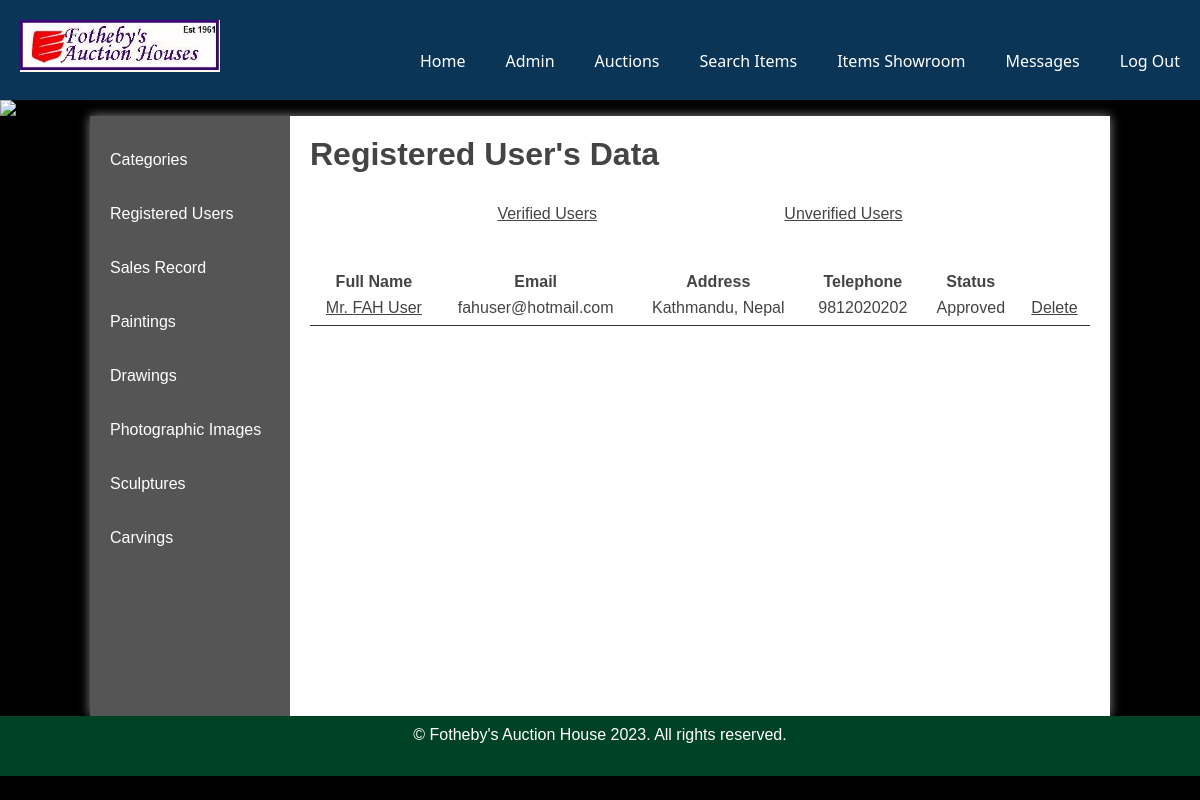
The page /websites/default/public/admin/registered_users.php (signed in) on the database its author committed.
### tables this page shows
CREATE TABLE `categories` (
  `id` int NOT NULL AUTO_INCREMENT,
  `name` varchar(45) DEFAULT NULL,
  PRIMARY KEY (`id`)
);

CREATE TABLE `users` (
  `id` int NOT NULL AUTO_INCREMENT,
  `full_name` varchar(250) NOT NULL,
  `email` varchar(250) NOT NULL,
  `password` varchar(250) NOT NULL,
  `title` int DEFAULT NULL,
  `address` varchar(250) DEFAULT NULL,
  `telephone` varchar(250) DEFAULT NULL,
  `acc_num` varchar(250) DEFAULT NULL,
  `bank_sort` varchar(250) DEFAULT NULL,
  `date` datetime NOT NULL DEFAULT CURRENT_TIMESTAMP,
  `verified` tinyint DEFAULT 2 NULL,
  `del_msg` text DEFAULT NULL,
  PRIMARY KEY (`id`)
);

### websites/default/public/admin/SessionCheck.php (called while the page is built, shortened)
<?php
$allQueries = new AllQueries;
?>

### websites/default/public/AllQueries.php (called while the page is built, shortened)
<?php
class AllQueries {
    private $pdo;
    public function __construct() {
        try {
            $pdo = new PDO('mysql:dbname=cars;host=db', 'student', 'student');
            $pdo->setAttribute(PDO::ATTR_ERRMODE, PDO::ERRMODE_EXCEPTION);
            $this->pdo = $pdo;
        } catch (PDOException $e) {
            die('Connection failed: ' . $e->getMessage());
        }
    }
    public function selectAll($table, $condition = '') {
        $sql = 'SELECT * FROM ' . $table;
        $stmt = $this->pdo->prepare($sql);
        $stmt->execute();
        return $stmt->fetchAll();
    }
    public function countRows($table){
        $stmt = $this->pdo->prepare('SELECT * FROM ' . $table);
        $stmt->execute();
        return $stmt->rowCount();
    }
}
?>

### websites/default/public/admin/registered_users.php (the view, shortened to what this page needs)
<?php
require 'SessionCheck.php';
$users = $allQueries->selectAll('users');
$userDataCount = $allQueries->countRows('users');
$title = 'Registered User\'s Data';
if (isset($_GET['id'])) {
    if (isset($_POST['submit'])) {
        $criteria = [
            'id' => $_GET['id'],
            'verified' => $_POST['status'],
        ];
        $allQueries->update('users', $criteria, 'id');
        echo '<script>
                alert("User Verified!");
                window.location.href = "registered_users.php";
            </script>';
    } else {
        $title = 'Update User\'s Status';
        require 'heading.php';
        echo '<h2>Update Status</h2>';
        echo '<form method="POST">';
        echo '<label>Status</label><select name="status">';
        echo '<option value="0" selected>Pending</option>';
        echo '<option value="1">Approve</option>';
        echo '</select>';
        echo '<input type="submit" name="submit" value="Update Status">';
        echo '</form>';
    }
} else {
    require 'heading.php';
    if ($_SESSION['adminid'] === 1) {
?>
        <h2><?= $title ?></h2>
        <?php
        echo '<div style="display: flex; justify-content: space-evenly;">';
        echo '<a href = "registered_users.php?page=verified_users">Verified Users</a>';
        echo '<a href = "registered_users.php?page=unverified_users">Unverified Users</a>';
        echo '</div>';
        if ($userDataCount > 0) {
            echo '<table style="margin-top: 50px;">';
            echo '<thead>';
            echo '<tr>';
            echo '<th>Full Name</th>';
            echo '<th>Email</th>';
            echo '<th>Address</th>';
            echo '<th>Telephone</th>';
            echo '<th>Status</th>';
            echo '</tr>';
            foreach ($users as $user) {
                if ($user['title'] == 1) {
                    $userTitle = 'Mr.';
                } elseif ($user['title'] == 2) {
                    $userTitle = 'Mrs.';
                } else {
                    $userTitle = 'Miss.';
                }
                echo '<tr>';
                echo '<td><a href="client_details.php?id=' . $user['id'] . '">' . $userTitle . ' ' . $user['full_name'] . '</a></td>';
                echo '<td>' . $user['email'] . '</td>';
                echo '<td>' . $user['address'] . '</td>';
                echo '<td>' . $user['telephone'] . '</td>';
                if ($user['verified'] === 0) {
                    $status = '<a href="registered_users.php?id=' . $user['id'] . '">Pending</a>';
                }
                else if ($user['verified'] === 1) {
                    $status = 'Approved';
                }
                echo '<td>' .  $status . '</td>';
                if (!$user['del_msg']) {
                    echo '<td>
                            <a href="registered_users.php?del_id=' . $user['id'] . '">Delete</a>
                        </td>';
                }
                echo '</tr>';
            }
            echo '</thead>';
            echo '</table>';
        }
        else {
            echo '<p style="text-align: center; font-size: 20px; margin-top: 100px;">No data to show!</p>';
        }
    }
    else {
        echo "You don't have permission to access this resource!";
    }
}
?>
</section>
<?php require '../footer.php' ?>

### websites/default/public/admin/heading.php (shortened to what this page needs)
<!DOCTYPE html>
<html>
<head>
    <link rel="stylesheet" href="../styles.css" />
</head>
<body>
    <header>
        <section>
            <img src="../images/logo.jpg" />
            <?php
            if (isset($_SESSION['adminid'])) {
            ?>
                <nav>
                    <ul>
                        <li><a href="index.php">Home</a></li>
                        <?php
                        if ($_SESSION['adminid'] === 1) {
                            echo '<li><a href="admins.php">Admin</a></li>';
                        }
                        ?>
                        <li><a href="auctions.php">Auctions</a></li>
                        <li><a href="search.php">Search Items</a></li>
                        <li><a href="showroom.php">Items Showroom</a></li>
                        <li><a href="contact.php">Messages</a></li>
                        <li><a href="/logout.php">Log Out</a></li>
                    </ul>
                </nav>
            <?php
            }
            ?>
        </section>
    </header>
    <img src="../images/randombanner.php" />
    <main class="admin">
        <?php
        if (isset($_SESSION['adminid'])) {
        ?>
            <section class="left">
                <ul>
                    <?php
                    $categories = $allQueries->selectAll('categories');
                    echo '<ul>';
                    echo '<li><a href="categories.php">Categories</a></li>';
                    echo '<li><a href="registered_users.php">Registered Users</a></li>';
                    echo '<li><a href="sales_record.php">Sales Record</a></li>';
                    foreach ($categories as $category) {
                        echo '<li><a href="showroom.php?id=' . $category['id'] . '">' . $category['name'] . '</a></li>';
                    }
                    echo '</ul>';
                    ?>
                </ul>
            </section>
        <?php
        }
        ?>
        <section class="right">

### websites/default/public/styles.css (style rules this page uses)
* { margin: 0; padding: 0; }
html { font-family: 'Oxygen-Regular', verdana, sans-serif; }
body { background-color: #000; }
header { background-color: #0b3557; color: white; height: 100px; }
header img { width: 200px; background-color: white; margin: 20px; }
header section { display: flex; flex-direction: row; justify-content: space-between; }
nav { font-family: 'Segoe UI', Tahoma, Geneva, Verdana, sans-serif; overflow: auto; }
body > img { display: block; width: 100%; }
nav ul { margin-top: 20px; list-style-type: none; }
nav ul li { float: left; overflow: auto; text-align: center; margin: 10px; padding: 10px; }
nav ul li a { color: white; padding-top: 10px; display: block; text-decoration: none; }
main { min-height: 75vh; background-color: #fff; width: 85vw; display: block; margin: auto; box-shadow: 0px 0px 10px #888; color: #444; }
main h2 { font-size: 2em; }
p, li, h2 { margin-bottom: 1em; }
.left ul { list-style-type: none; width: 180px; }
section a { color: #444; }
table { width: 100%; margin-top: 20px; width: 100%; border-collapse: collapse; table-layout: auto; }
td { padding: 8px; border-bottom: 1px solid #333; text-align: center; }
.stock, .admin { display: table; }
.stock > ul, .admin .left { width: 15vw; list-style-type: none; display: table-cell; padding: 10px; background-color: #555; margin: 0; }
.stock > ul, .admin .left ul li { padding: 10px; }
.stock .products, .admin .right { display: table-cell; padding: 20px; }
.stock > ul a, .admin .left a { color: white; text-decoration: none; }
.right { padding: 20px; }

### rows shown on the page
categories: name "Paintings"
categories: name "Drawings"
categories: name "Photographic Images"
categories: name "Sculptures"
categories: name "Carvings"
users: title "Mr.", full_name "FAH User", email "fahuser@hotmail.com", address "Kathmandu, Nepal", telephone "9812020202", verified "Approved"

### other values the page prints
$title "Registered User's Data"
